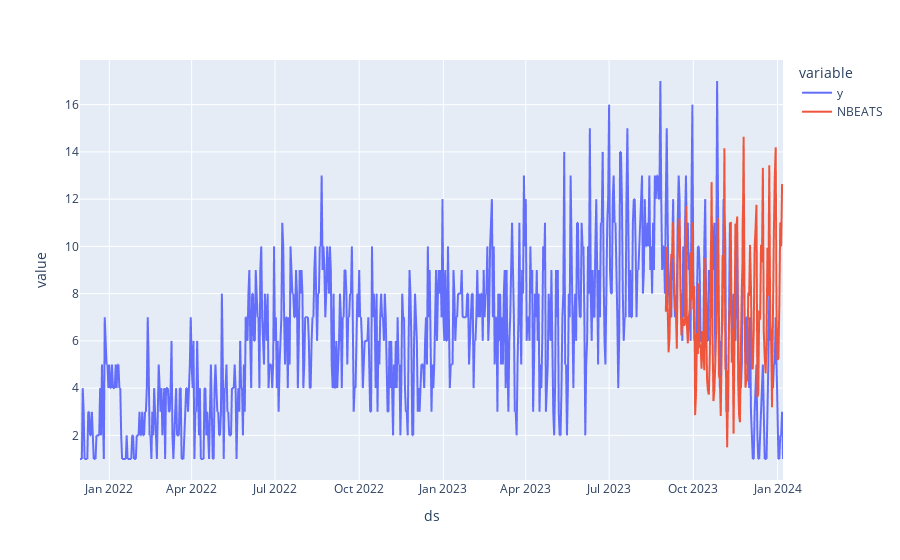

The cell this chart's notebook holds for it:
### Code cell
import plotly.express as px
from neuralforecast.models import NBEATS
# Fit and predict with NBEATS and NHITS models
horizon = len(Y_test_df)
models = [
          NBEATS(input_size=2 * horizon, h=horizon, max_steps=785),
        #   NBEATS(input_size=2 * horizon, h=horizon, max_steps=200),
          ]
nf = NeuralForecast(models=models, freq='D')
nf.fit(df=Y_train_df, verbose=True,)
Y_hat_df = nf.predict().reset_index()
nf.save(path='./models/',
        save_dataset=False,
        overwrite=True,)
Y_hat_df2 = Y_test_df.merge(Y_hat_df, how='outer', on=['unique_id', 'ds'])
plot_df = pd.concat([Y_df, Y_hat_df]).set_index('ds').drop('unique_id', axis=1)



px.line(plot_df)

### Figure 1 — Plotly figure (JSON) as saved in the notebook; plotly's stock layout.template omitted (floating-point values rounded to 4 significant figures; data arrays with more than 128 entries replaced by an {"elided": "..."} marker saying what was removed)
{"data": [{"hovertemplate": "variable=y<br>ds=%{x}<br>value=%{y}<extra></extra>", "legendgroup": "y", "line": {"color": "#636efa", "dash": "solid"}, "marker": {"symbol": "circle"}, "mode": "lines", "name": "y", "showlegend": true, "type": "scattergl", "x": {"elided": "894 str values"}, "xaxis": "x", "y": {"elided": "894 int values"}, "yaxis": "y"}, {"hovertemplate": "variable=NBEATS<br>ds=%{x}<br>value=%{y}<extra></extra>", "legendgroup": "NBEATS", "line": {"color": "#EF553B", "dash": "solid"}, "marker": {"symbol": "circle"}, "mode": "lines", "name": "NBEATS", "showlegend": true, "type": "scattergl", "x": {"elided": "894 str values"}, "xaxis": "x", "y": {"elided": "894 float values"}, "yaxis": "y"}], "layout": {"legend": {"title": {"text": "variable"}, "tracegroupgap": 0}, "margin": {"t": 60}, "xaxis": {"anchor": "y", "domain": [0, 1], "title": {"text": "ds"}}, "yaxis": {"anchor": "x", "domain": [0, 1], "title": {"text": "value"}}}}
